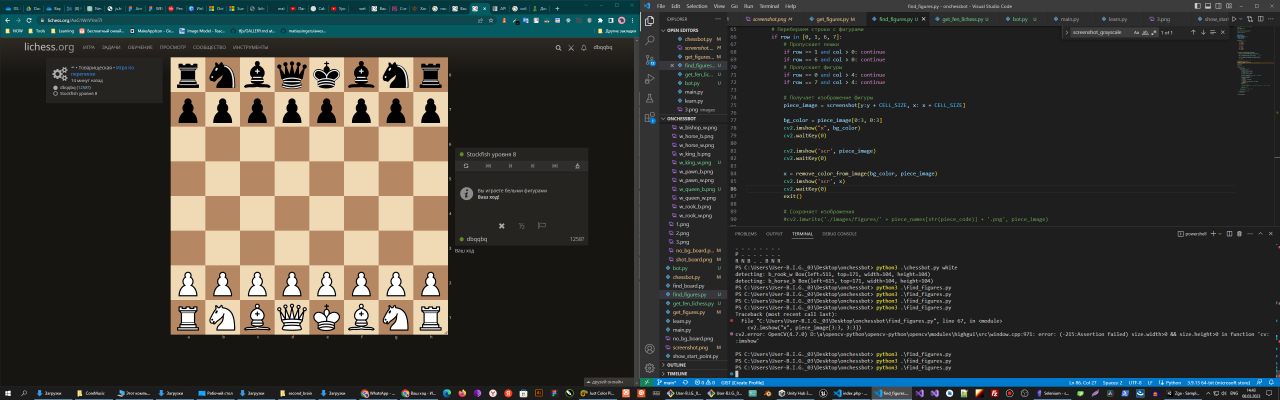
#> input picture screenshot.png, 3840 x 1200 px (shown at 1/3 size)
$ python get_all_positions.py
#> lines starting #> are read from the running program, lines starting #| are printed output that depends on the picture; after the words box and inside, x2 and y2 are one past the last pixel; in counts of white or black regions, pixels touching at a corner belong together
### matches.py
import cv2

# [26 lines left out: function match_images, not called in this run]

# Функция для поиска совпадающих контуров на двух изображениях
def find_matching_contours(img1_path, img2_path):
    # Загрузка изображений
    img1 = cv2.imread(img1_path)
    img1_gray = cv2.cvtColor(img1, cv2.COLOR_BGR2GRAY)

    img2 = cv2.imread(img2_path)
    img2_gray = cv2.cvtColor(img2, cv2.COLOR_BGR2GRAY)

    # Проверка соответствия цветов
    img1_hsv = cv2.cvtColor(img1, cv2.COLOR_BGR2HSV)
    img2_hsv = cv2.cvtColor(img2, cv2.COLOR_BGR2HSV)
    img1_mean = cv2.mean(img1_hsv)
    img2_mean = cv2.mean(img2_hsv)
    for i in range(3):
        if abs(img1_mean[i] - img2_mean[i]) / 255 > 0.1:
            return False

    # Поиск контуров на изображениях
    contours1, _ = cv2.findContours(img1_gray, cv2.RETR_EXTERNAL, cv2.CHAIN_APPROX_SIMPLE)
    contours2, _ = cv2.findContours(img2_gray, cv2.RETR_EXTERNAL, cv2.CHAIN_APPROX_SIMPLE)

    # Поиск совпадающих контуров
    matching_contours = []
    for c1 in contours1:
        for c2 in contours2:
            match = cv2.matchShapes(c1, c2, cv2.CONTOURS_MATCH_I1, 0)
            if match < 0.1:
                matching_contours.append(c1)
                break

    if len(matching_contours) > 0:
        return True
    else:
        return False


# Загружаем изображения
# img1 = './images/figures/b_rook_b.png'
# img2 = './images/figures/w_rook_w.png'

# print(find_matching_contours(img1, img2))

### get_all_positions.py
#  Получение всех фигур со стартовой позиции

import cv2
import pyautogui as pg
import numpy as np
from matches import find_matching_contours
import os


#from find_board import get_start_position

#position_board = get_start_position()
position_of_figures = 0


PIECES_PATH = './images/figures/'
BOARD_SIZE = 832
BOARD_TOP_COORD = 172
BOARD_LEFT_COORD = 512
CELL_SIZE = int(BOARD_SIZE / 8)
y = BOARD_TOP_COORD
x = BOARD_LEFT_COORD


piece_names = {
    # b = black, w = white
    'b_rook_w': 'r',
    'b_horse_b': 'n',
    'b_bishop_w': 'b',
    'b_queen_b': 'q',
    'b_king_w': 'k',
    'b_bishop_b': 'b',
    'b_horse_w': 'n',
    'b_rook_b': 'r',
    'b_pawn_b': 'p',

    'w_pawn_w': 'P',
    'w_rook_b': 'R',
    'w_horse_w': 'N',
    'w_bishop_b': 'B',
    'w_queen_w': 'Q',
    'w_king_b': 'K',
    'w_bishop_w': 'B',
    'w_horse_b': 'N',
    'w_rook_w': 'R'
}

def remove_color_from_image(bg_image, target_image):
    # Получаем фоновый цвет из первого изображения
    bg_color = np.array(cv2.mean(bg_image)[:3], dtype=np.uint8)

    # Извлекаем маску цвета, который нужно удалить из второго изображения
    mask = cv2.inRange(target_image, bg_color, bg_color)

    # Применяем маску на второе изображение, чтобы удалить цвет фона
    result = cv2.bitwise_and(target_image, target_image, mask=~mask)

    return result


# Получает изображение и обрабатывает его
pg.screenshot('screenshot.png')
screenshot = cv2.imread('screenshot.png')
#> screenshot is the input picture: shape (1200, 3840, 3); mean B, G, R 52.7, 57.2, 57.6
#screenshot_grayscale = cv2.cvtColor(screenshot, cv2.COLOR_BGR2GRAY)

# Код фигуры
piece_code = 0

# Строки
for row in range(8):
    # Колонки
    for col in range(8):
        # Перебераем строки с фигурами
        if row in [0, 1, 3, 4, 5, 6, 7]:
            # Получает изображение фигуры
            piece_image = screenshot[y:y + CELL_SIZE, x: x + CELL_SIZE]
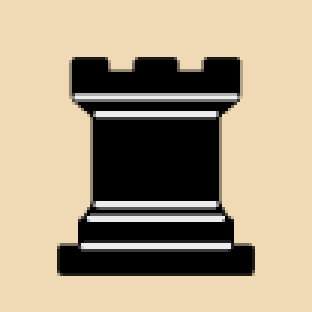
#> piece_image: shape (104, 104, 3) (shown 3 times larger); mean B, G, R 132.5, 156.6, 171.9
            bg_color = piece_image[0:3, 0:3]
            piece_image = remove_color_from_image(bg_color, piece_image)
#> in remove_color_from_image, `bg_color = np.array(cv2.mean(bg_image)[:3], dtype=np.uint8)`: bg_color = [181, 217, 240]
#> in remove_color_from_image, `mask = cv2.inRange(target_image, bg_color, bg_color)`:
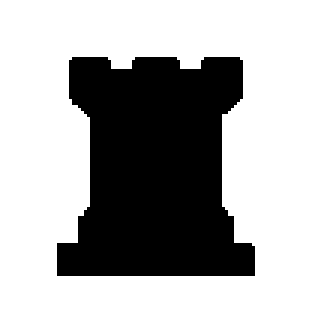
#> mask: shape (104, 104) (shown 3 times larger); 65.7% white; 1 black region, box (x1, y1, x2, y2) and area: (19, 19, 85, 92) 3711
#> in remove_color_from_image, `result = cv2.bitwise_and(target_image, target_image, mask=~mask)`:
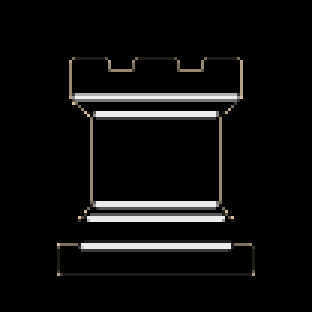
#> result: shape (104, 104, 3) (shown 3 times larger); mean B, G, R 13.6, 14, 14.3
            piece_image = cv2.cvtColor(piece_image, cv2.COLOR_BGR2GRAY)
#> piece_image: shape (104, 104)

            cv2.imwrite('tmp.png', piece_image)
            # cv2.waitKey(0)
            # 35
            # pawn w, bishop w-b
            # 20
            # pawn b, horse w
            # 19
            # horse b

            if find_matching_contours("tmp.png", PIECES_PATH+'b_king_w'+'.png'):
#> (the run stopped early here; a loop or call above may not have finished)
